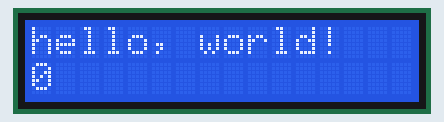
This sketch was run on a simulated Arduino Uno, built with avr-gcc and run on an emulated ATmega328P. Shown: 16×2 character LCD.

Above: at 0.1 s.
At 4.2 s:
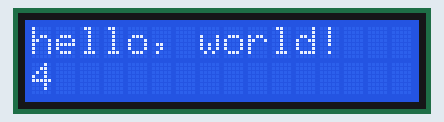
At 9.3 s:
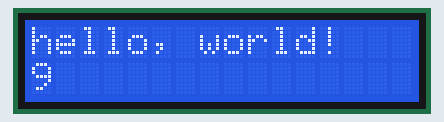
At 19.5 s:
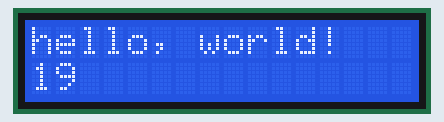
At 28.7 s:
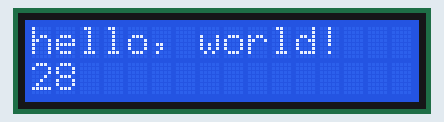
At 38.9 s:
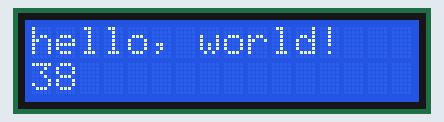

Measured:
- what the display in image 1 shows lasts 1.0 s, from 4.2 s to 5.2 s

The sketch:

LukasIT_I2CLCD_Proj.ino
```cpp
#include <Wire.h> // I2C통신을 사용하기 위한 라이브러리를 가져옵니다.
#include <LiquidCrystal_I2C.h> // i2c lcd를 사용하기 위한 라이브러리를 가져옵니다.

LiquidCrystal_I2C lcd(0x27,16,2);  // LCD address는 0x27 이고 16x2라인의 LCD입니다.

int count;
void setup()
{
  lcd.init();       // lcd를 설정합니다. // lcd.begin();
  lcd.backlight();  // 백라이트를 켜줍니다.
  lcd.clear();      // lcd 화면을 지웁니다.
  count = 0;
}


void loop()
{
  lcd.clear();                                        // lcd의 화면을 지웁니다.
  lcd.setCursor(0, 0);                            // lcd의 0,0을 지정합니다.
  lcd.print("hello, world!");                     // hello, world! 라는 문장을 출력합니다.
  lcd.setCursor(0, 1);                            // lcd의 0,1을 지정합니다.
  lcd.print(count);                                     // count의 값을 출력합니다.
  lcd.display();                                     // 설정된 내용들을 lcd에 출력합니다.
  delay(1000);                                       // 1초동안 기다립니다.
  count ++;
}
```
